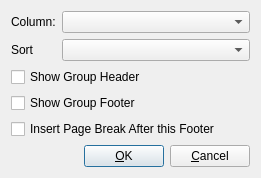
<?xml version="1.0" encoding="UTF-8"?>
<ui version="4.0">
 <comment> * OpenRPT report writer and rendering engine
 * Copyright (C) 2001-2007 by OpenMFG, LLC
 * Copyright (C) 2007-2008 by Adam Pigg (adam@piggz.co.uk)
 *
 * This library is free software; you can redistribute it and/or
 * modify it under the terms of the GNU Lesser General Public
 * License as published by the Free Software Foundation; either
 * version 2.1 of the License, or (at your option) any later version.
 *
 * This library is distributed in the hope that it will be useful,
 * but WITHOUT ANY WARRANTY; without even the implied warranty of
 * MERCHANTABILITY or FITNESS FOR A PARTICULAR PURPOSE. See the GNU
 * Lesser General Public License for more details.
 *
 * You should have received a copy of the GNU Lesser General Public
 * License along with this library; if not, write to the Free Software
 * Foundation, Inc., 59 Temple Place, Suite 330, Boston, MA 02111-1307 USA
 * Please contact info@openmfg.com with any questions on this license.</comment>
 <class>DetailGroupSectionDialog</class>
 <widget class="QDialog" name="DetailGroupSectionDialog">
  <property name="geometry">
   <rect>
    <x>0</x>
    <y>0</y>
    <width>261</width>
    <height>178</height>
   </rect>
  </property>
  <property name="windowTitle">
   <string>Group Section Editor</string>
  </property>
  <layout class="QVBoxLayout" name="verticalLayout">
   <item>
    <layout class="QGridLayout" name="gridLayout">
     <item row="0" column="0">
      <widget class="QLabel" name="lblColumn">
       <property name="text">
        <string>Column:</string>
       </property>
      </widget>
     </item>
     <item row="0" column="1">
      <widget class="QComboBox" name="cbColumn">
       <property name="sizePolicy">
        <sizepolicy hsizetype="MinimumExpanding" vsizetype="Fixed">
         <horstretch>0</horstretch>
         <verstretch>0</verstretch>
        </sizepolicy>
       </property>
      </widget>
     </item>
     <item row="1" column="0">
      <widget class="QLabel" name="lblSort">
       <property name="text">
        <string>Sort</string>
       </property>
      </widget>
     </item>
     <item row="1" column="1">
      <widget class="QComboBox" name="cbSort">
       <property name="sizePolicy">
        <sizepolicy hsizetype="Expanding" vsizetype="Fixed">
         <horstretch>0</horstretch>
         <verstretch>0</verstretch>
        </sizepolicy>
       </property>
      </widget>
     </item>
    </layout>
   </item>
   <item>
    <widget class="QCheckBox" name="cbHead">
     <property name="text">
      <string>Show Group Header</string>
     </property>
    </widget>
   </item>
   <item>
    <widget class="QCheckBox" name="cbFoot">
     <property name="text">
      <string>Show Group Footer</string>
     </property>
    </widget>
   </item>
   <item>
    <widget class="QCheckBox" name="breakAfterFooter">
     <property name="text">
      <string>Insert Page Break After this Footer</string>
     </property>
    </widget>
   </item>
   <item>
    <spacer>
     <property name="orientation">
      <enum>Qt::Vertical</enum>
     </property>
     <property name="sizeType">
      <enum>QSizePolicy::Expanding</enum>
     </property>
     <property name="sizeHint" stdset="0">
      <size>
       <width>239</width>
       <height>16</height>
      </size>
     </property>
    </spacer>
   </item>
   <item>
    <layout class="QHBoxLayout">
     <property name="spacing">
      <number>6</number>
     </property>
     <property name="margin">
      <number>0</number>
     </property>
     <item>
      <spacer>
       <property name="orientation">
        <enum>Qt::Horizontal</enum>
       </property>
       <property name="sizeType">
        <enum>QSizePolicy::Expanding</enum>
       </property>
       <property name="sizeHint" stdset="0">
        <size>
         <width>40</width>
         <height>20</height>
        </size>
       </property>
      </spacer>
     </item>
     <item>
      <widget class="QPushButton" name="btnOk">
       <property name="text">
        <string>&amp;OK</string>
       </property>
       <property name="autoDefault">
        <bool>true</bool>
       </property>
       <property name="default">
        <bool>true</bool>
       </property>
      </widget>
     </item>
     <item>
      <widget class="QPushButton" name="bntCancel">
       <property name="text">
        <string>&amp;Cancel</string>
       </property>
      </widget>
     </item>
    </layout>
   </item>
  </layout>
 </widget>
 <layoutdefault spacing="6" margin="11"/>
 <tabstops>
  <tabstop>cbHead</tabstop>
  <tabstop>cbFoot</tabstop>
  <tabstop>breakAfterFooter</tabstop>
  <tabstop>btnOk</tabstop>
  <tabstop>bntCancel</tabstop>
 </tabstops>
 <resources/>
 <connections>
  <connection>
   <sender>btnOk</sender>
   <signal>clicked()</signal>
   <receiver>DetailGroupSectionDialog</receiver>
   <slot>accept()</slot>
   <hints>
    <hint type="sourcelabel">
     <x>20</x>
     <y>20</y>
    </hint>
    <hint type="destinationlabel">
     <x>20</x>
     <y>20</y>
    </hint>
   </hints>
  </connection>
  <connection>
   <sender>bntCancel</sender>
   <signal>clicked()</signal>
   <receiver>DetailGroupSectionDialog</receiver>
   <slot>reject()</slot>
   <hints>
    <hint type="sourcelabel">
     <x>20</x>
     <y>20</y>
    </hint>
    <hint type="destinationlabel">
     <x>20</x>
     <y>20</y>
    </hint>
   </hints>
  </connection>
 </connections>
</ui>
